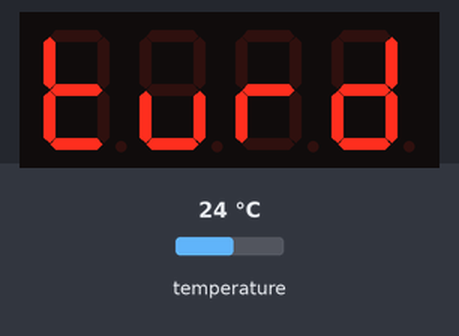
The sketch below on a simulated ATtiny85, built with avr-gcc and run on an emulated ATtiny85. Parts: 4-digit seven-segment display. The inputs (shaded band) are chosen by the test bench; at power-on: temperature 24 °C. Random numbers use the default seed unless the sketch sets one; what the sketch prints to the serial monitor is not drawn.

Above: at 1.1 s.
At 2.9 s:
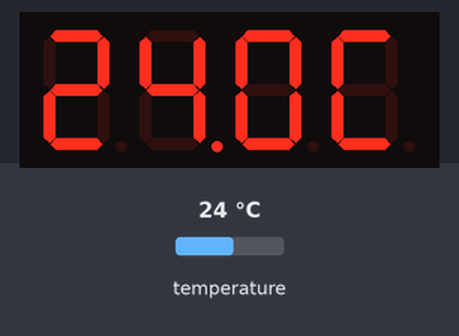
3.0 s: temperature set to 19 °C
At 5.4 s:
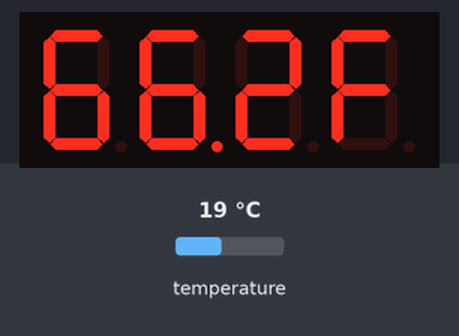
8.7 s: temperature set to 33 °C
At 10.4 s:
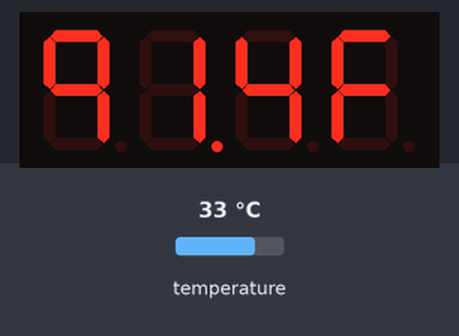
12.6 s: temperature set to 12 °C
At 13.9 s:
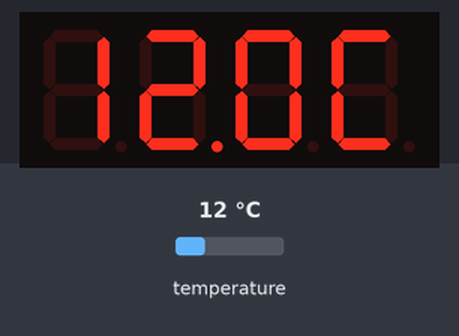
Timing chart, 0 to 15.6 s (numbered marks = the images above; inputs shaded):
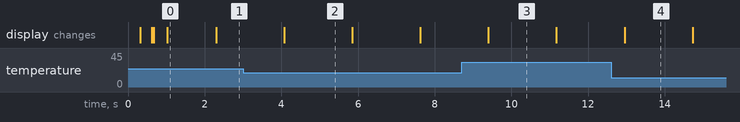

The sketch:

tempy.ino
```cpp
// My first REALLY REAL arduino project, yay! lol! Hey, if a
// thermometer doesn't impress you, then maybe this isn't about
// you. :-) We all gotta start somewhere and for me, here is there.
//
// For this project I am using an Arduino UNO to drive a clock display
// mounted on an HT16k33 over I2C, and reading a temperature sensor on
// A0. I have a temp sensor from my arduino starter kit, but I also
// have an LM35 precision thermal voltage regulator that I want to see
// if I can suss out. It likes to sit across 4v-30v and emits
// regulated voltage at 10mV per degree C. At 100C it emits 1V, etc.

// Not sure how I'm going to handle this if I drive it from a Photon
// at 3V. (Answer: probably buy a different thermal regulator, they're
// a buck or two a pop!)

// WOW. This sensor is NOISY as all GET OUT. The Arduino itself is
// pretty wobbly, wobbling +/-5% reading a potentiometer, but the LM35
// sensore is CRAY CRAY. Running on my desk right now, 100 samples
// averaging 43.0 have min/max sensor readings of 32/56. That's
// 60.1F/81.2F, so some smoothing out is still definitely in
// order. (The temp sensor could also be old and sloppy, but reads
// just fine on a slow voltmeter, so there you go.)

// MUCH RESEARCH, SUCH ANALOG, VERY WOW: Turns out the LM35 and TMP36 sensors
// are *analog*, and even a 10cm jumper wire is enough of an antenna to pick up
// shedloads of noise. I switched to a DS18B20 digital temperature sensor that
// communicates via the OneWire protocol. Temps immediately became stable and
// rock-solid. YAY! WIN! Using an analog sensor can probably still be made to
// work but I would want to shield the ever living crap out of the connector:
// shorten the leads (ideally direct-connect to arduino), shielding around BOTH
// the ground and analog wires, buffer caps and pull-up resistors at both ends,
// etc.

// TODO:
// - [ ] Add pushbutton to switch modes:
//       C - Scientific               eg. " 20.6C"
//       F - Burmese/Liberian         eg. " 69.5F"
//       S - ADC Data                 eg. " 43.4A"
//       Data Rate: 1/min 1Hz 2Hz 20Hz 200Hz
//          -> d1 d2 d20 d200 d0.02
//       Sample Size: 1 10 100 500
//          -> S  1 S 10 S100 S500
//          Note: that The UNO doesn't have enough ram for 1000
//              samples.
//          The Photon could probably handle 50k.
//          The Digispark literally may not have ANY. Eeep.
//
/// - [ ] Add a brightness toggle button

// 8888
// (O) Toggle Scientific/Burmese/Rudeword/Cycle
// (O) Toggle Brightness


#include <Wire.h>
#include "Adafruit_LEDBackpack.h"
#include "Adafruit_GFX.h"
#include <OneWire.h>
#include <DallasTemperature.h>


// Data wire is plugged into port 2 on the Arduino (D2)
#define ONE_WIRE_BUS 2

// Setup a oneWire instance to communicate with any OneWire devices (not just Maxim/Dallas temperature ICs)
OneWire oneWire(ONE_WIRE_BUS);

// Pass our oneWire reference to Dallas Temperature.
DallasTemperature sensors(&oneWire);

Adafruit_7segment matrix = Adafruit_7segment();

typedef enum {
    SCIENTIFIC_UNITS,
    BURMESE_UNITS,
    SET_BRIGHTNESS,
    TURD, // display a rude word
} MODES;

MODES mode = BURMESE_UNITS;

const uint8_t digits[37] = {
    0b00111111, // 0
    0b00000110, // 1
    0b01011011, // 2
    0b01001111, // 3
    0b01100110, // 4
    0b01101101, // 5
    0b01111101, // 6
    0b00000111, // 7
    0b01111111, // 8
    0b01100111, // 9
    0b00000000, // <SPC>
    0b01110111, // A
    0b01111100, // b
    0b00111001, // C
    0b01011110, // d
    0b01111001, // E
    0b01110001, // F
    0b00111101, // G
    0b01110100, // h
    0b00000110, // I
    0b00011110, // J
    0b01010011, // ? K
    0b00111000, // L
    0b01010011, // ? M
    0b01010100, // n
    0b01011100, // o
    0b01110011, // P
    0b01010011, // ? Q
    0b01010000, // r
    0b01101101, // S
    0b01111000, // t
    0b00011100, // u
    0b01010011, // ? V
    0b01010011, // ? W
    0b01010011, // ? X
    0b01101110, // y
    0b01010011, // ? Z
};

const uint8_t DP = 0b10000000; // .
const uint8_t  B = 0b01111100; // b


void displayWord(char *word) {
  int idx;
  uint8_t ch;

  int i,j;
  for (i=0, j=0; i<4; i++,j++) {
    if (i==2) { j++; }
    ch = word[i];
    if (ch == ' ') {
      idx = 10;
    } else if (ch >= '0' && ch <= '9') {
      idx = ch - '0';
    } else if (ch >= 'a' && ch <= 'z') {
      idx = ch - 'a' + 11;
    }
    matrix.writeDigitRaw(j, digits[idx]);
  }
  matrix.writeDisplay();
}

void displayRudeWord(void) {
  char *tourettes[] = {
    "fart",
    "turd",
    "boob",
    "shat",
    "tits",
    "poop",
    "crap",
    "dolt",
  };

  displayWord(tourettes[random(sizeof(tourettes)/sizeof(tourettes[0]))]);
}

void clear(void) {
  for(int i=0; i<5; i++) {
    matrix.writeDigitRaw(i, 0);
  }
  matrix.writeDisplay();
}

void setup() {
  // TODO: make Serial begin/print/println macros for Debug vs ATtiny85 vs Release
#ifndef __AVR_ATtiny85__
  Serial.begin(9600);
  Serial.println("tempy - THERMOMETER OF DOOOOOM");
#endif
  sensors.begin();
  matrix.begin(0x70);

  // analogReference(EXTERNAL);
  matrix.writeDisplay();
  for(int i=0; i<3; i++) {
    displayRudeWord();
    for(int j=0; j<16; j++) {
      matrix.setBrightness(j);
      delay(10);
    }
    for(int j=15; j>=0; j--) {
      matrix.setBrightness(j);
      delay(10);
    }
  }
  matrix.setBrightness(15);
  delay(500);
  matrix.setBrightness(15);
  mode = SCIENTIFIC_UNITS;
}

void loop() {
  // call sensors.requestTemperatures() to issue a global temperature
  // request to all devices on the bus
  Serial.print("Requesting temperatures...");
  sensors.requestTemperatures(); // Send the command to get temperatures
  Serial.println("DONE");
  // After we got the temperatures, we can print them here.
  // We use the function ByIndex, and as an example get the temperature from the first sensor only.
  Serial.print("Temperature for the device 1 (index 0) is: ");
  float tempC = sensors.getTempCByIndex(0);
  float tempF = (tempC * 9) / 5 + 32;
  Serial.println(tempC);

  // Okay, let's write this display in C here.
  // TODO: Unsigned? Turns out temps go negative in Utah in the winter...
  unsigned int value;
  clear();
  switch(mode) {
  case SCIENTIFIC_UNITS:
    mode = BURMESE_UNITS;
    Serial.print("Trying to slam out tempC: "); Serial.println(tempC);
    value = tempC * 10;
    Serial.print("  Value: "); Serial.println(value);
    if (value >= 100) { // over 10C?
      Serial.print("  Writing tens: "); Serial.println(value / 100);
      matrix.writeDigitRaw(0, digits[value / 100]);
      value = value % 100;
      Serial.print("  Setting Value to mod 100https://github.com/milesburton/Arduino-Temperature-Control-Library/blob/master/examples/Simple/Simple.pde: "); Serial.println(value);
    } else {
      // matrix.writeDigitRaw(0, 0);
    }

    // the tens value is the degrees
    matrix.writeDigitRaw(1, DP | digits[value / 10]);
    // the ones values is the tenths
    matrix.writeDigitRaw(3, digits[value % 10]);
    matrix.writeDigitRaw(4, digits[13]);
    break;

  case BURMESE_UNITS:
    mode = TURD;
    value = tempF * 10;
    // if temp over 100F... *shrug*
    while (tempF >= 1000) { tempF -= 1000; }

    if (value >= 100) { // over 10C?
      matrix.writeDigitRaw(0, digits[value / 100]);
      value = value % 100;
    } else {
      // matrix.writeDigitRaw(0, 0);
    }

    // the tens value is the degrees
    matrix.writeDigitRaw(1, DP | digits[value / 10]);
    // the ones values is the tenths
    matrix.writeDigitRaw(3, digits[value % 10]);
    matrix.writeDigitRaw(4, digits[16]);
    break;

  case TURD:
    mode = SCIENTIFIC_UNITS;
    displayRudeWord();
    break;
  }

  matrix.writeDisplay();
  delay(1000);
}
```

Measured:
- what the display in image 0 shows lasts 1.3 s, from 1.0 s to 2.3 s
- what the display in image 2 shows lasts 1.7 s, from 4.1 s to 5.8 s
